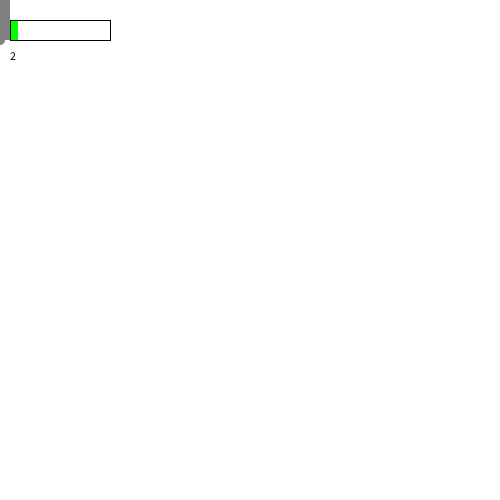
Frame 1 (no input)
Frame 60 (the mouse pressed at the canvas centre just before this capture): identical to frame 1, image omitted
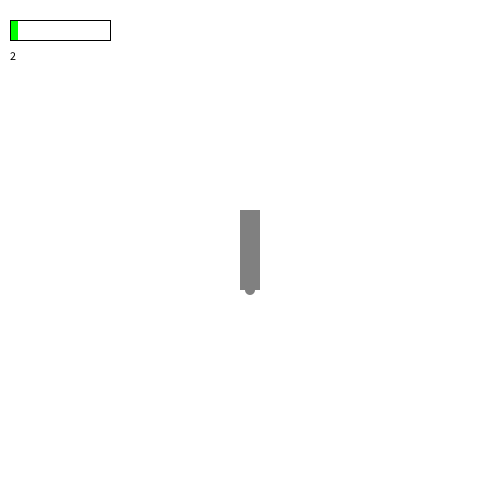
Frame 120 (the mouse held since frame 60 and released just before this capture)

The Processing sketch that drew these frames (run headless with seeded random() and noise(); from frame 60 on, the mouse is pressed at the canvas centre):

// Processing sketch: esercizio_1
// ── esercizio_1.pde
Cannon c;
ArrayList<Bomb> bombs= new ArrayList<Bomb>();
float power;

void setup()
{
  background(255);
  size(500,500);
  c=new Cannon();
  power=2;
}

void draw()
{
  background(255);
  
  fill(0,255,0);
  noStroke();
  rectMode(CORNER);
  rect(10,20,power*4,20);
  
  stroke(0);
  noFill();
  rectMode(CORNER);
  rect(10,20,100,20);
  
  fill(0);
  text(int(power),10,60);
  
  if ((mousePressed)&&(power<25))
  {
    if(mouseButton==LEFT)
        power+=0.25; 
  }
  
  for (Bomb b:bombs)
  {
    b.run();
  }
  
  c.run();
}

void mouseReleased()
{
  if(mouseButton==LEFT)
  {
    bombs.add(c.shot(power));
    power=2;
  }
}
// ── Bomb.pde
class Bomb
{
  float posX, posY, sy;
  
  Bomb(float x, float y, float power)
  {
    posX=x;
    posY=y;
    sy=power;
  }
  
  void move()
  {
    posY-=sy;
  }
  
  void display()
  {
    fill(0,0,60);
    if (sy>8) fill(0,128,0);
    if (sy>18) fill(255,0,0);
    noStroke();
    ellipse(posX,posY, 18,18);
  }
  
  void run()
  {
    move();
    display();
  }
}
// ── Cannon.pde
class Cannon
{
  float posX;
  float posY;
  
  Cannon()
  {
    posX=mouseX;
    posY=mouseY;
  }
  
  void display()
  {
    noStroke();
    fill(128);
    pushMatrix();
    
    rectMode(CENTER);
    rect(posX, posY, 20, 80);
    ellipse(posX,posY+40,10,10);
    
    popMatrix();
  }
  
  Bomb shot(float power)
  {
    return new Bomb(posX, posY-20,power);
  }
  
  void move()
  {
    posX=mouseX;
    posY=mouseY;
  }
  
  void run()
  {
    move();
    display();
  }
  
  
}
